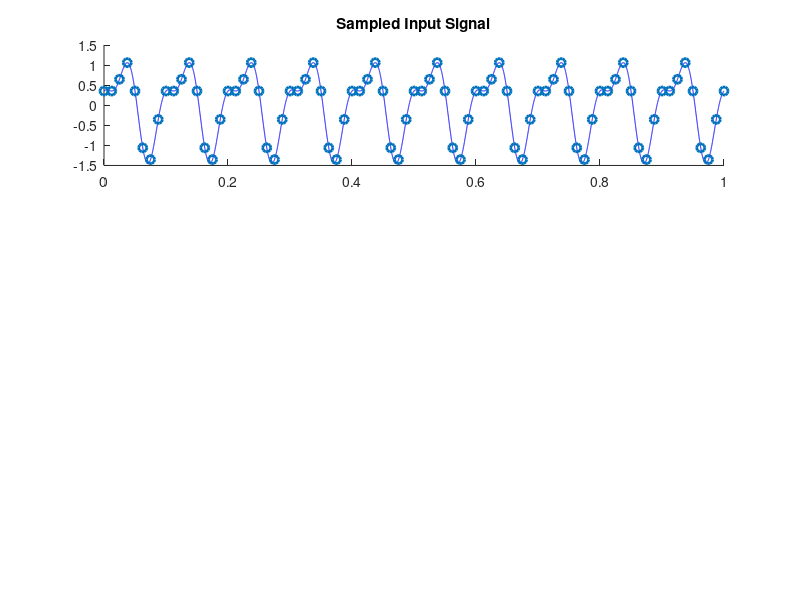

Here is the MATLAB script that generated this plot: (Note: this script raises an error after producing the figure.)
clc;
clf;

t = 0:0.0001:1;

%Signal-1 Properties
a1 = 1;
f1 = 10; %Hz


% Signal-1 Plotting
% signal_1 = a1*sin(2*pi*f1*t);
% plot(t,signal_1);

%Signal-2 Properties
a2 = 0.5;
f2 = 20; %Hz

% Signal-2 Plotting
% signal_2 = a2*sin(2*pi*f2*t);
% plot(t,signal_2);


xt = a1*sin(2*pi*f1*t)+ 0.5*sin(2*pi*f2*t + 3*pi/4);
% plot(t,xt);
title('Continous Input Signal')

Fs = 80; %Hz
N = 0:1/Fs:1;

xn = a1*sin(2*pi*f1*N)+ 0.5*sin(2*pi*f2*N + 3*pi/4);
subplot(3,2,[1,2]);
hold on;
plot(t,xt,"b");
plot(N,xn,"o","LineWidth",2);
hold off;
title('Sampled Input Signal');


%DFT
% 8 POINT DFT
%learning to write a function in matlab

tmin = min(t);
tmax = max(t);
N = ceil(tmin/T) : 1 : floor(tmax/T);
[NN,X,res] = dft(N,xn,Fs,64);

subplot(3,2,3);
Xmag = abs(X);
stem(res*NN,Xmag);
title('Magnitude of X');

subplot(3,2,4);
stem(NN, real(X));
title('Real part of X(m)')

img = X * -1j;
subplot(3,2,5);
stem(NN, real(img));
title('Imaginary part of X(m)')

subplot(3,2,6);

% Phase
y = round(real(img), 3);
x = round(real(X), 3);
% y = real(img);
% x = real(X);

phase = atan(y ./ x) * 180/pi;

% phase = angle(X*180/pi)

% subplot(3,2,6);
% stem(NN, phase);
title('Phase of X(m) in degree')

%Signal Reconstruction
disp('Reconstruction');

Xmag = Xmag(1:4);
Xmag = sort(Xmag,'descend');

gotFreq = [];

for i=1:length(Xmag)
    if round(Xmag(i))~=0
        gotFreq = [gotFreq,Xmag(i)]
%     end if
    end
end

subplot(3,2,6);
Inverse_DFT = ifft(X)
plot(NN,Inverse_DFT);
title('Inverse DFT');






